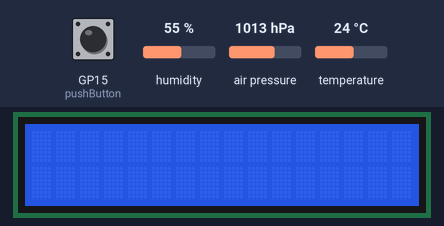
Recording of a program running on a simulated Raspberry Pi Pico running MicroPython. Parts: 16×2 character LCD. The test bench sets the inputs (shaded band); at power-on: GP15 (pushButton) HIGH, humidity 55 %, air pressure 1013 hPa, temperature 24 °C. What the program prints to the serial console is not drawn.

Above: at 1.2 s.
1.3 s: GP15 (pushButton) pulled LOW for 0.15 s
At 5.7 s:
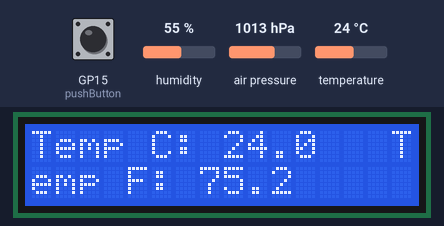
7.4 s: GP15 (pushButton) pulsed LOW 2 times (0.12 s each, 0.3 s apart)
At 8.8 s:
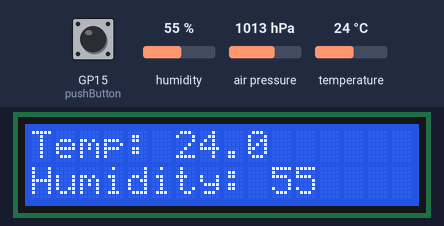
11.0 s: GP15 (pushButton) pulled LOW for 1 s
At 11.3 s:
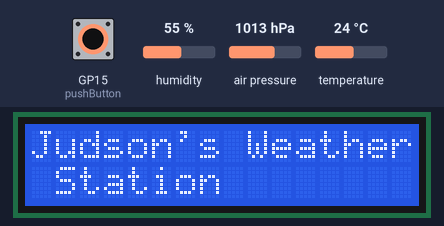
Timing chart, 0 to 14.0 s (numbered marks = the images above; inputs shaded):
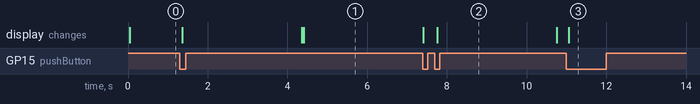

The program:

BME_Toggle_C_F_HUM.py
```python
'''

 put chr(176) to get the degree symbol, you can type Alt + 0176 using the numeric keyboard in Word, WordPad, Notepad etc and  cut and paste it into your program
'''


from machine import Pin, I2C
from time import sleep
import bme280

from pico_i2c_lcd import I2cLcd
butPin = 15
pushButton = Pin(butPin, Pin.IN, Pin.PULL_UP)

buttonState = False
buttonState3 = False
newButtonVal = 1
oldButtonVal = 1


sdaPINbme=Pin(26)
sclPINbme=Pin(27)
i2c=machine.I2C(1,sda=sdaPINbme, scl=sclPINbme, freq=400000)
bme = bme280.BME280(i2c=i2c)


i2c = I2C(0, sda=Pin(20), scl=Pin(21), freq=400000)

I2C_ADDR = i2c.scan()[0]
lcd = I2cLcd(i2c, I2C_ADDR, 2, 16)

while True:
    newButtonVal = pushButton.value()
    t, p, h = bme.read_compensated_data()
    temperature=t/100
    p = p // 256
    pressure = p // 100
    hi = h // 1024
    hd = h * 100 // 1024 - hi * 100
    if(newButtonVal == 0 and oldButtonVal == 1):
        if buttonState == False:
            lcd.clear()
            lcd.putstr("Judson's Weather Station")
            sleep(3)
            lcd.clear()
            t, p, h = bme.read_compensated_data()
            temperature=t/100
            p = p // 256
            pressure = p // 100
            hi = h // 1024
            hd = h * 100 // 1024 - hi * 100
            print ("{}C".format(temperature), "{}hPa".format(pressure),
            "{}.{:02d}%".format(hi, hd))
            lcd.putstr("Temp C: "+str(temperature))
            tempF = temperature *(9/5) +32
            lcd.putstr("   Temp F: "+str(tempF))
            print("Temperature F:  ", tempF ,"F",chr(176))
            sleep(3)
            lcd.clear()
            buttonState = True

        elif buttonState == True:
            lcd.clear()
            print("temp :"+str(temperature))
            print ("{}C".format(temperature), "{}hPa".format(pressure),
            "{}.{:02d}%".format(hi, hd))
            lcd.putstr("Temp: "+str(temperature))
            lcd.putstr("      Humidity: "+str(hi))
            sleep(3)
            lcd.clear()
            buttonState = False
    oldButtonVal = newButtonVal


    
```

Measured:
- after the input at 1.3 s, the display: first changes after 0.06 s (image 1 shows a later state)
- after the input at 7.4 s, the display: first differs from a run without the input after 0.36 s (image 2)
- after the input at 11.0 s, the display: changes after 0.06 s (image 3)
